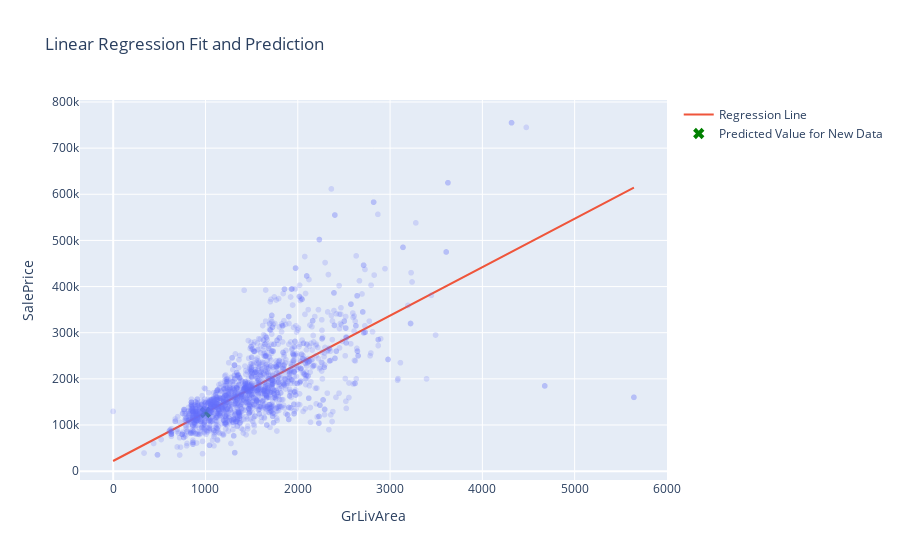

Source (notebook cell):
### Markdown cell above
with plotly....

### Code cell
# Plot the training data and regression line
fig = px.scatter(x=x['GrLivArea'], y=y, title='Linear Regression Fit and Prediction', labels={'x': 'GrLivArea', 'y': 'SalePrice'},opacity=0.2)
fig.add_scatter(x=x['GrLivArea'], y=model.predict(x), mode='lines', name='Regression Line')

# Plot the predicted value for new data with larger and transparent markers
new_data = pd.DataFrame({'GrLivArea': [1000]})
predicted_value = model.predict(new_data)
fig.add_scatter(x=new_data['GrLivArea'], y=predicted_value, mode='markers', marker=dict(color='green', symbol='x', size=10), name='Predicted Value for New Data')

### Figure 1 — Plotly figure (JSON) as saved in the notebook; plotly's stock layout.template omitted (floating-point values rounded to 4 significant figures; data arrays with more than 128 entries replaced by an {"elided": "..."} marker saying what was removed)
{"data": [{"hovertemplate": "GrLivArea=%{x}<br>SalePrice=%{y}<extra></extra>", "legendgroup": "", "marker": {"color": "#636efa", "opacity": 0.2, "symbol": "circle"}, "mode": "markers", "name": "", "showlegend": false, "type": "scattergl", "x": {"elided": "1760 int values"}, "xaxis": "x", "y": {"elided": "1760 int values"}, "yaxis": "y"}, {"mode": "lines", "name": "Regression Line", "type": "scatter", "x": {"elided": "1760 int values"}, "y": {"elided": "1760 float values"}}, {"marker": {"color": "green", "size": 10, "symbol": "x"}, "mode": "markers", "name": "Predicted Value for New Data", "type": "scatter", "x": [1000], "y": [127100.0]}], "layout": {"legend": {"tracegroupgap": 0}, "title": {"text": "Linear Regression Fit and Prediction"}, "xaxis": {"anchor": "y", "domain": [0, 1], "title": {"text": "GrLivArea"}}, "yaxis": {"anchor": "x", "domain": [0, 1], "title": {"text": "SalePrice"}}}}
